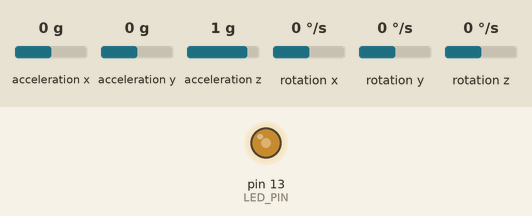
Recording of a sketch running on a simulated Arduino Uno, built with avr-gcc and run on an emulated ATmega328P. Parts: output pins drawn as LEDs (lit = HIGH). The inputs (shaded band) are chosen by the test bench; at power-on: acceleration x 0 g, acceleration y 0 g, acceleration z 1 g, rotation x 0 °/s, rotation y 0 °/s, rotation z 0 °/s. What the sketch prints to the serial monitor is not drawn.

Above: at 0.1 s.
Timing chart, 0 to 1.6 s (numbered marks = the images above):
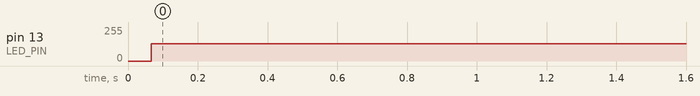

Measured:
- by itself, pin 13 (LED_PIN): 0/255 → 130/255 at 0.07 s

The sketch:

test-gyro.ino
```cpp
/*
 # Product: 6 DOF Sensor-MPU6050
 # SKU    : SEN0142
 # Description:
 # To read  accel/gyro data from 6 DOF Sensor
*/

#include "Wire.h"
#include "I2Cdev.h"
#include "MPU6050.h"
MPU6050 accelgyro;
int16_t ax, ay, az;  // define accel as ax,ay,az
int16_t gx, gy, gz;  // define gyro as gx,gy,gz

int sax, say, saz, sgx, sgy, sgz;

int nombreEchantillon = 0;

#define LED_PIN 13
bool blinkState = false;

void setup() {
  sax = 0;
  say = 0;
  saz = 0;
  sgx = 0;
  sgy = 0;
  sgz = 0;
  Wire.begin();      // join I2C bus
  Serial.begin(38400);    //  initialize serial communication
  Serial.println("Initializing I2C devices...");
  accelgyro.initialize();

  // verify connection
  Serial.println("Testing device connections...");
  Serial.println(accelgyro.testConnection() ? "MPU6050 connection successful" : "MPU6050 connection failed");

  pinMode(LED_PIN, OUTPUT);  // configure LED pin
}

void loop() {
  accelgyro.getMotion6(&ax, &ay, &az, &gx, &gy, &gz);  // read measurements from device

  sax += ax;
  say += ay;
  saz += az;
  sgx += gx;
  sgy += gy;
  sgz += gz;

  nombreEchantillon++;

  if(nombreEchantillon == 100)
  {
    // display tab-separated accel/gyro x/y/z values
    Serial.print("a/g:\t");
    Serial.print(sax/100);
    Serial.print("\t");
    Serial.print(say/100);
    Serial.print("\t");
    Serial.print(saz/100);
    Serial.print("\t");
    Serial.print(sgx/100);
    Serial.print("\t");
    Serial.print(sgy/100);
    Serial.print("\t");
    Serial.println(sgz/100);

    sax = 0;
    say = 0;
    saz = 0;
    sgx = 0;
    sgy = 0;
    sgz = 0;

    nombreEchantillon = 0;
  }

  // blink LED to indicate activity
  blinkState = !blinkState;
  digitalWrite(LED_PIN, blinkState);
}
```
